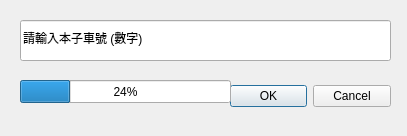
<?xml version="1.0" encoding="UTF-8"?>
<ui version="4.0">
 <class>Dialog</class>
 <widget class="QDialog" name="Dialog">
  <property name="geometry">
   <rect>
    <x>0</x>
    <y>0</y>
    <width>407</width>
    <height>136</height>
   </rect>
  </property>
  <property name="cursor">
   <cursorShape>OpenHandCursor</cursorShape>
  </property>
  <property name="mouseTracking">
   <bool>false</bool>
  </property>
  <property name="windowTitle">
   <string>JMCCL 禁漫下載</string>
  </property>
  <widget class="QDialogButtonBox" name="buttonBox">
   <property name="geometry">
    <rect>
     <x>230</x>
     <y>80</y>
     <width>161</width>
     <height>32</height>
    </rect>
   </property>
   <property name="orientation">
    <enum>Qt::Horizontal</enum>
   </property>
   <property name="standardButtons">
    <set>QDialogButtonBox::Cancel|QDialogButtonBox::Ok</set>
   </property>
  </widget>
  <widget class="QLineEdit" name="lineEdit">
   <property name="geometry">
    <rect>
     <x>20</x>
     <y>20</y>
     <width>371</width>
     <height>41</height>
    </rect>
   </property>
   <property name="text">
    <string>請輸入本子車號 (數字)</string>
   </property>
  </widget>
  <widget class="QProgressBar" name="progressBar">
   <property name="geometry">
    <rect>
     <x>20</x>
     <y>80</y>
     <width>211</width>
     <height>23</height>
    </rect>
   </property>
   <property name="value">
    <number>24</number>
   </property>
  </widget>
 </widget>
 <resources/>
 <connections>
  <connection>
   <sender>buttonBox</sender>
   <signal>accepted()</signal>
   <receiver>Dialog</receiver>
   <slot>accept()</slot>
   <hints>
    <hint type="sourcelabel">
     <x>248</x>
     <y>254</y>
    </hint>
    <hint type="destinationlabel">
     <x>157</x>
     <y>274</y>
    </hint>
   </hints>
  </connection>
  <connection>
   <sender>buttonBox</sender>
   <signal>rejected()</signal>
   <receiver>Dialog</receiver>
   <slot>reject()</slot>
   <hints>
    <hint type="sourcelabel">
     <x>316</x>
     <y>260</y>
    </hint>
    <hint type="destinationlabel">
     <x>286</x>
     <y>274</y>
    </hint>
   </hints>
  </connection>
 </connections>
</ui>
